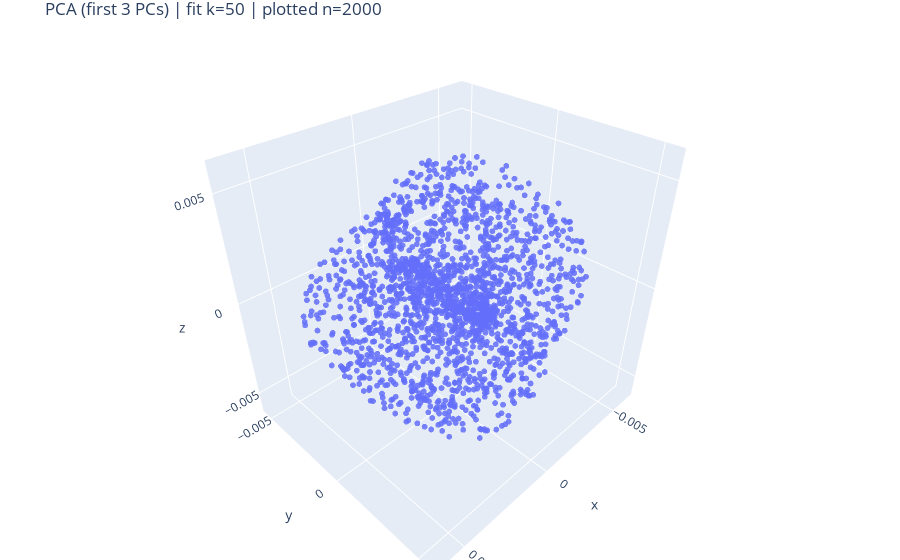

Notebook cell for this chart:
### Code cell
#Show a PCA visualization of the dataset
cb.show_pca(data)

### Figure 1 — Plotly figure (JSON) as saved in the notebook; plotly's stock layout.template omitted (floating-point values rounded to 4 significant figures; data arrays with more than 128 entries replaced by an {"elided": "..."} marker saying what was removed)
{"data": [{"marker": {"opacity": 0.85, "size": 2}, "mode": "markers", "name": "data", "type": "scatter3d", "x": {"elided": "2000 float values"}, "y": {"elided": "2000 float values"}, "z": {"elided": "2000 float values"}}], "layout": {"legend": {"x": 0, "y": 1}, "margin": {"b": 0, "l": 0, "r": 0, "t": 30}, "scene": {"aspectmode": "data"}, "title": {"text": "PCA (first 3 PCs) | fit k=50 | plotted n=2000"}}}
